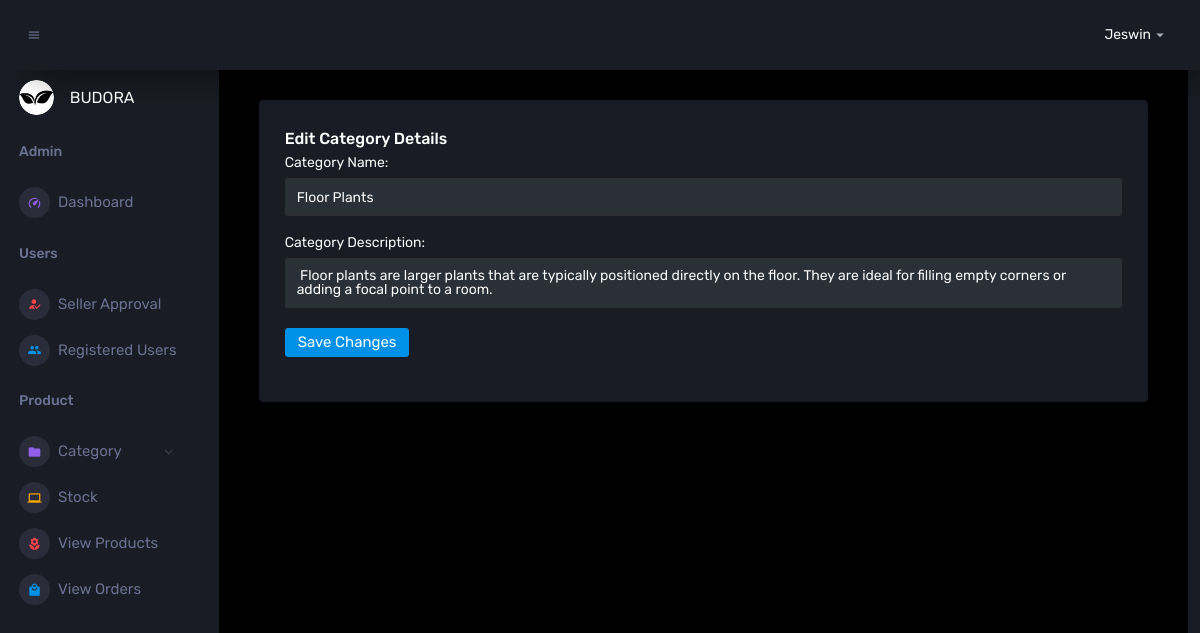
The page /edit_category/2/ (signed in) on the database its author committed.
### user/models.py (models this page shows, shortened)
class Category(models.Model):
    category_name = models.CharField(max_length=100)
    category_description = models.TextField()

### user/views.py (the view, shortened to what this page needs)
# urls.py: path('edit_category/<int:category_id>/', views.edit_category, name='edit_category'),
@login_required
def edit_category(request, category_id):
    category = get_object_or_404(Category, id=category_id)
    editcategory_error_message = None  # Initialize form_error_message as None
    return render(request, 'admin/edit_category.html', {'category': category, 'editcategory_error_message': editcategory_error_message})

### templates/admin/edit_category.html (shortened to what this page needs)
{% extends 'admin/base1.html' %}
{% load static %}
{% block content %}
<div class="container-fluid">
  <div class="card">
    <div class="card-body">
        <h5 class="fw-semibold">Edit Category Details</h5>
        <form method="post" onsubmit="return validateForm()">
            <div class="form-group">
                <label for="category_name">Category Name:</label>
                <input type="text" id="category_name" name="category_name" value="{{ category.category_name }}" class="form-control">
            </div>
            <div class="form-group">
                <label for="category_description">Category Description:</label>
                <textarea id="category_description" name="category_description" class="form-control">{{ category.category_description }}</textarea>
            </div>
            <button type="submit" class="btn btn-primary">Save Changes</button>
        </form>
    </div>
  </div>
</div>
{% endblock %}

### templates/admin/edit_category.html (style rules this page uses)
.form-group { margin-bottom: 20px; }

### rows shown on the page
Category: category_name "Floor Plants", category_description "Floor plants are larger plants that are typically positioned directly on the floor. They are ideal for filling empty corners or adding a focal point to a room."
